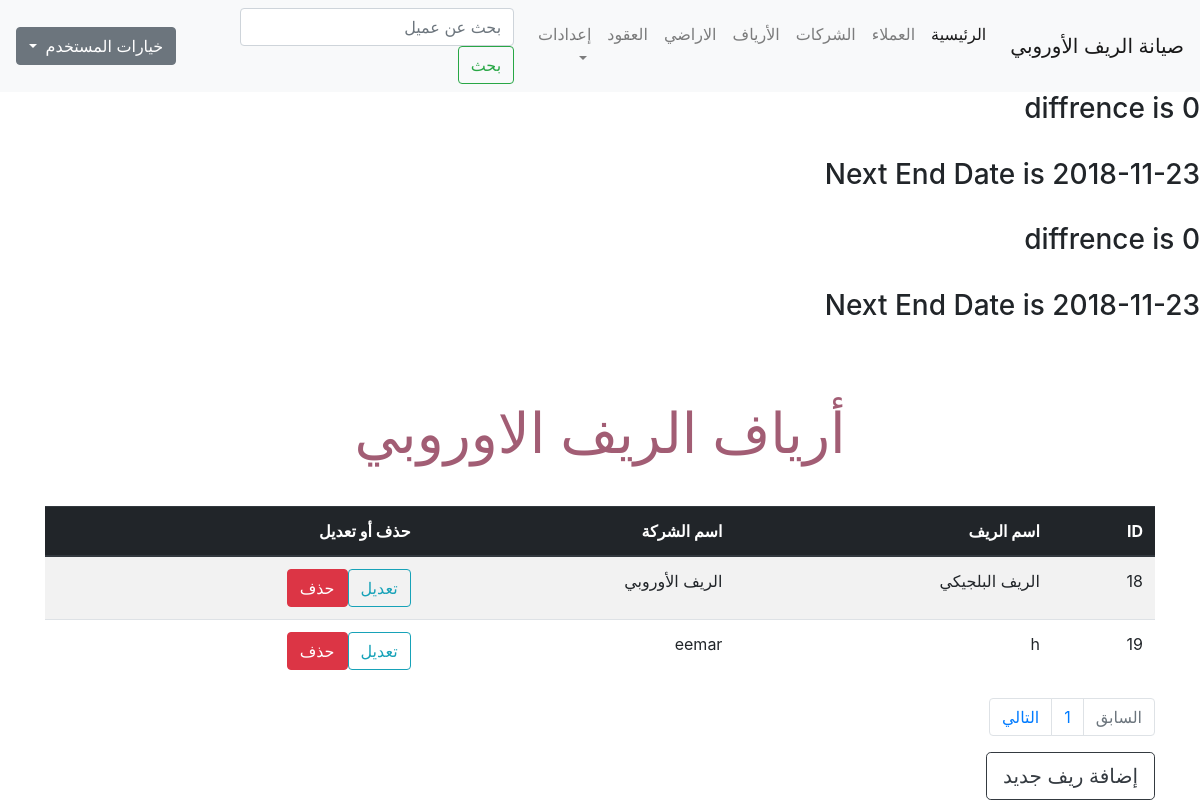
Before: /reefs.php (signed in) with the older database file.
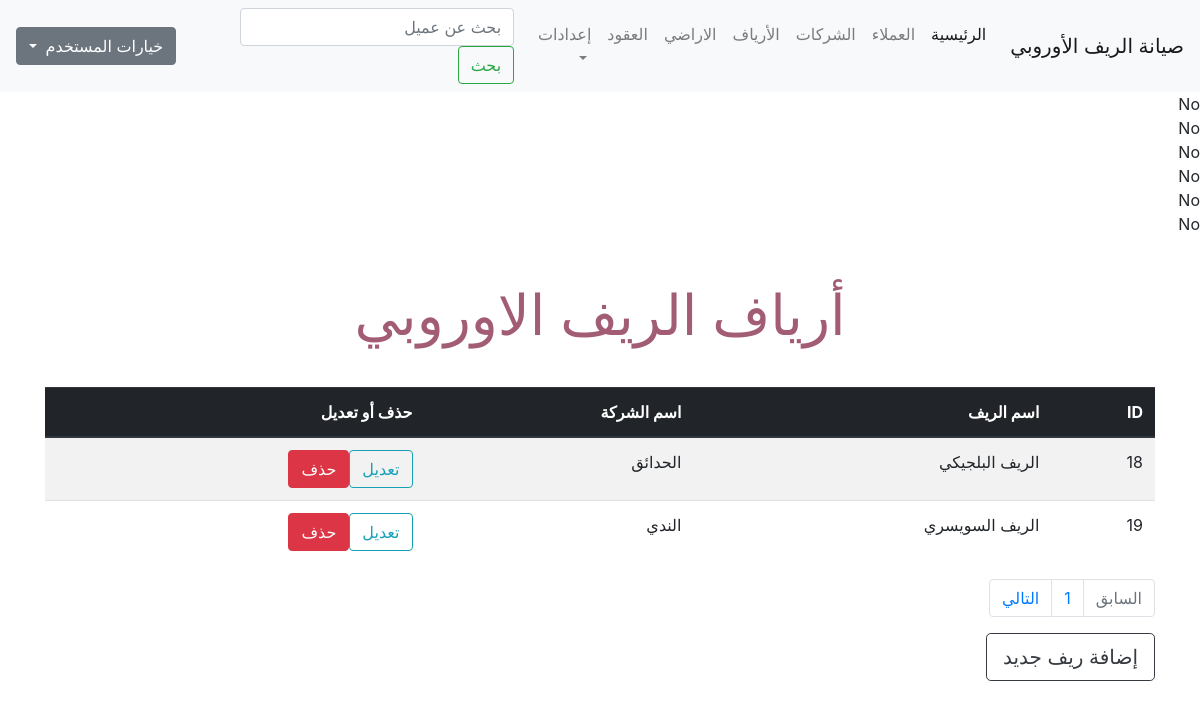
After: the same page with the newer database file.
### tables this page shows
CREATE TABLE `maint` (
  `maint_id` int(11) NOT NULL,
  `contract_id` int(11) NOT NULL,
  `balance` int(255) NOT NULL,
  `start_date` date NOT NULL,
  `end_date` date NOT NULL,
  `billed_to_date` date NOT NULL,
  `maint_fee` int(11) NOT NULL DEFAULT '750'
);

CREATE TABLE `reefs` (
  `reef_id` int(11) NOT NULL,
  `company_id` int(11) NOT NULL,
  `reef_name` varchar(100) NOT NULL
);

CREATE TABLE `company` (
  `company_id` int(11) NOT NULL,
  `company_name` varchar(150) NOT NULL
);

### reefs.php (the view, shortened to what this page needs)
<?php
if (isset($_SESSION['username'])) {
    include 'init.php';
    echo '<div class="container">';
    if (isset($_GET['action'])) {
        $action = $_GET['action'];
    } else {
        $action = "Manage";
    }
        if ($action == 'Manage') {
        $limit = 4;
        $stmt = $db->prepare("SELECT * FROM reefs");
        $stmt->execute();
        $total_result = $stmt->rowCount();
        $total_pages = ceil($total_result/$limit);
        if(!isset($_GET['page'])) {
            $page = 1;
        } else {
            $page = $_GET['page'];
        }
        $starting_limit = ($page-1)*$limit;
        $show = "SELECT * FROM reefs ORDER BY reef_id ASC LIMIT $starting_limit, $limit";
        $rows = $db->prepare($show);
        $rows->execute();
        echo '<h1 class="page-title text-center"> أرياف الريف الاوروبي </h1>';
        ?>
        <table class="table table-striped table-hover ">
            <thead class="thead-dark">
                <tr>
                    <th>
                        ID
                    </th>
                    <th>
                        اسم الريف
                    </th>
                    <th>
                        اسم الشركة
                    </th>
                    <th>
                        حذف أو تعديل
                    </th>
                </tr>
            </thead>
            <tbody>
                <?php
                    foreach($rows as $row) {
                        $stmt = $db->prepare('SELECT * FROM company WHERE company_id = ? LIMIT 1');
                        $stmt->execute(array($row['company_id']));
                        $company = $stmt->fetch();
                        echo '<tr>';
                            echo '<td>' . $row['reef_id'] .  '</td><td>' . $row['reef_name'] . '</td><td>' . $company['company_name'] .
                            '</td><td><a href="?action=Edit&id=' . $row['reef_id'] . '" class="btn btn-outline-info">تعديل</a><a href="?action=Delete&id=' . $row['reef_id'] . '" class="btn btn-danger confirm"> حذف</a></td>';
                        echo '</tr>';
                    }
                ?>
            </tbody>
        </table>
        <nav aria-label="Page navigation example">
            <ul class="pagination">
            <?php $past_page = $_GET['page'] - 1;
                if ($past_page < 1) {
                    $past_page = 1;
                    $past_page_status = 'disabled';
                }
            ?>
                <li class="page-item <?php echo $past_page_status; ?>">
                    <a href='<?php echo "?page=$past_page"; ?>' class="page-link">السابق
                    </a>
                </li>
                <?php
                for ($page=1; $page <= $total_pages ; $page++):?>
                <li class="page-item">
                    <a href='<?php echo "?page=$page"; ?>' class="page-link <?php if ($_GET['page'] == $page) { echo 'current';} ?>"><?php  echo $page; ?>
                    </a>
                </li>
            <?php endfor; ?>
            <?php $next_page = $_GET['page'] + 1;
            ?>
                <li class="page-item  <?php echo $next_page_status; ?>">
                    <a href='<?php echo "?page=$next_page"; ?>' class="page-link">التالي
                    </a>
                </li>
            </ul>
        </nav>
        <a href="?action=Add" class="btn btn-outline-dark btn-lg">إضافة ريف جديد</a>
        <?php
        include $tbl . 'footer.php';
        }
} else {
    header('Location: index.php');
    exit();
}?>

### init.php (shortened to what this page needs)
<?php
include 'db.php';
$tbl = "includes/";
include $tbl . 'header.php';
if (!isset($noNavbar)) {
    include $tbl . 'nav.php';
}
$stmtC = $db->prepare('SELECT contracts.contract_id , contracts.total_space, maint.balance, maint.start_date, maint.end_date, maint.maint_fee
 FROM contracts
INNER JOIN maint on contracts.contract_id = maint.contract_id');
$stmtC->execute();
$rows = $stmtC->fetchAll();
$curDate = date('Y-m-d');
foreach ($rows as $row) {
    $expDate = $row['start_date'];
    if ($expDate < $curDate) {
         $d = (int)abs((strtotime($curDate) - strtotime($expDate))/(60*60*24*30));;
        echo '<h3> diffrence is ' . $d . '</h3><br>';
        $start_date_ = $curDate;
        $end_date_ = date("Y-m-d", strtotime(date("Y-m-d", strtotime($start_date_)). "next month"));
        echo '<h3> Next End Date is ' . $end_date_ . '</h3><br>';
    } else {
        echo 'No' . '<br>';
    }
}

Changed rows visible on the page:
removed maint: start_date "0", end_date_ "2018-11-23"
removed maint: start_date "0", end_date_ "2018-11-23"
added maint: start_date "No"
added maint: start_date "No"
added maint: start_date "No"
added maint: start_date "No"
added maint: start_date "No"
added maint: start_date "No"
changed through a linked row, reefs "الريف البلجيكي": company.company_name "الريف الأوروبي" → "الحدائق"
changed reefs id 19: reef_name "h" → "الريف السويسري"; company.company_name "eemar" → "الندي"
